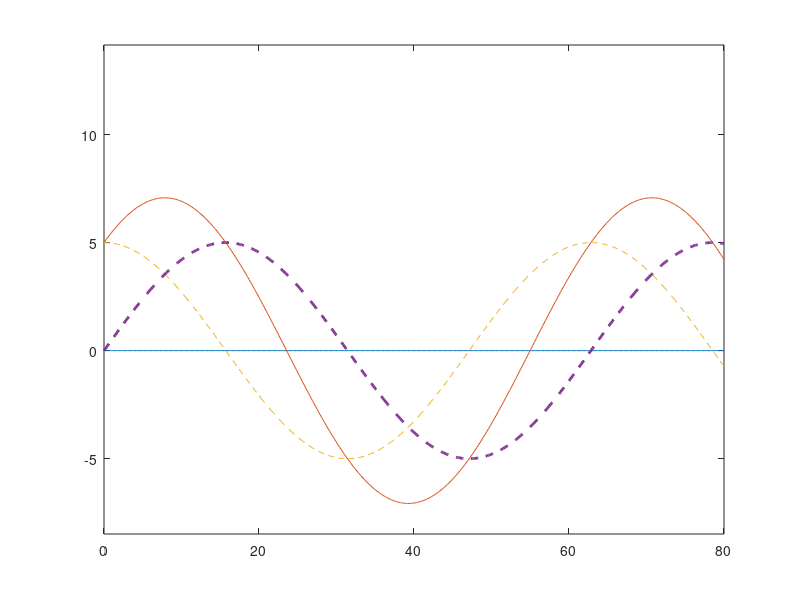

MATLAB code to generate this figure: (Note: this script raises an error after producing the figure.)
 % Michael Gagliardi 
% 9.18.2020
% ECE 202 Fall 2020, Exam 1 Part 3
%Computing and graphing a function
%clear
%clc

% -------given --------

% original function: f(t) = a*cos(w*t) + b*sin(w*t)
% rewritten as f(t) = K*cos(w*t + pa) pa = phase angle
% K^2 = a^2 + b^2

tms = linspace(0,80,501); %intialize  time array in ms
t = tms/1000; % time in seconds for computations

a = input("Enter value a: "); %inputting value for a
b = input("Enter value b: "); %inputting value for b
w = 100; % angular velocity in rad/s
wt = w*t; %establishing variable used multiple times

%-------computations ---------

K = sqrt(a^2 + b^2); % calculating value of amplitude

if a > 0 
    pa = atan(-b/a) %phase angle if a > 0
else
    pa = pi + atan(-b/a) %phase angle if a < 0
end

%if pa > pi %if phase angle is greater than pi, subtract 2pi until it isnt
    %n = floor(pa/(2*pi));
    %pa = pa - n*2*pi;
%end
%if pa < -pi %if phase angle is less than -pi, add 2pi until it isnt
    %n = floor(pa/(2*pi));
    %pa = pa + n*2*pi;
%end

%if b || a == 0 
%    disp('a and b cannot be 0')
%    return
%end

f1 = a*cos(wt); %defining function 1
f2 = b*sin(wt); %defining function 2
ft = K*cos(wt+pa); %defining the main function
check = f1+f2-ft; %defining checking function

%--------plotting----------

plot(tms, check, tms, ft, tms, f1, '--', tms, f2, '--', 'LineWidth', 2) % creating the figure, f1&f2 are dotted
axis([-inf inf -K*1.2 K*2]); % setting the y limit
ax = gca;
ax.FontSize = 12; % increasing font size

grid on %turning grid on
ax.GridAlpha = 0.3; %making grid thicker/easier to see
xlabel('time (ms)', 'FontSize',15) %labeling the x axis
legend('check','ft','f1','f2') %creating the legend




